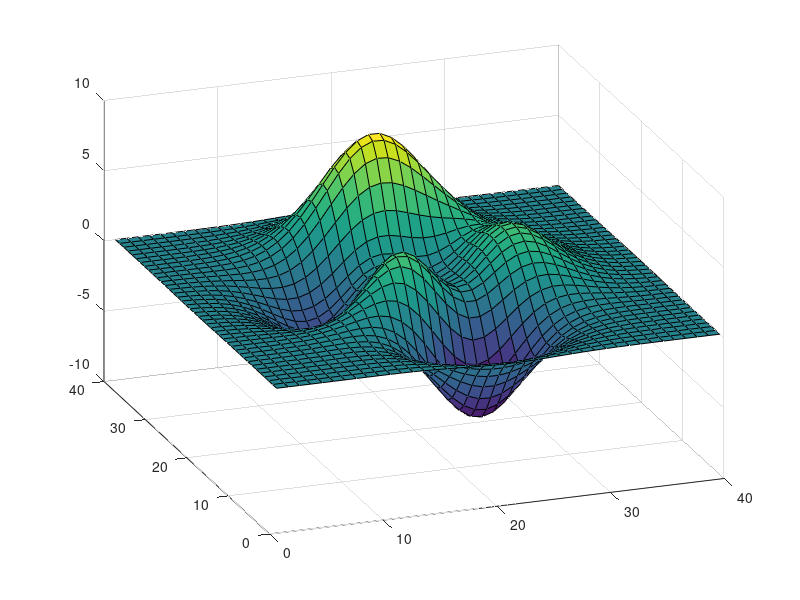

MATLAB code for this plot: (Note: this script raises an error after producing the figure.)
%% Create Surface
t = hgtransform;
surf(peaks(40),'Parent',t)
view(-20,30)
axis manual

%% Create Transform
ry_angle = -15*pi/180; 
Ry = makehgtform('yrotate',ry_angle);
t.Matrix = Ry;

%% Translate the Surface and Rotate
Tx1 = makehgtform('translate',[-20 0 0]);
Tx2 = makehgtform('translate',[20 0 0]);
t.Matrix = Tx2*Ry*Tx1;
